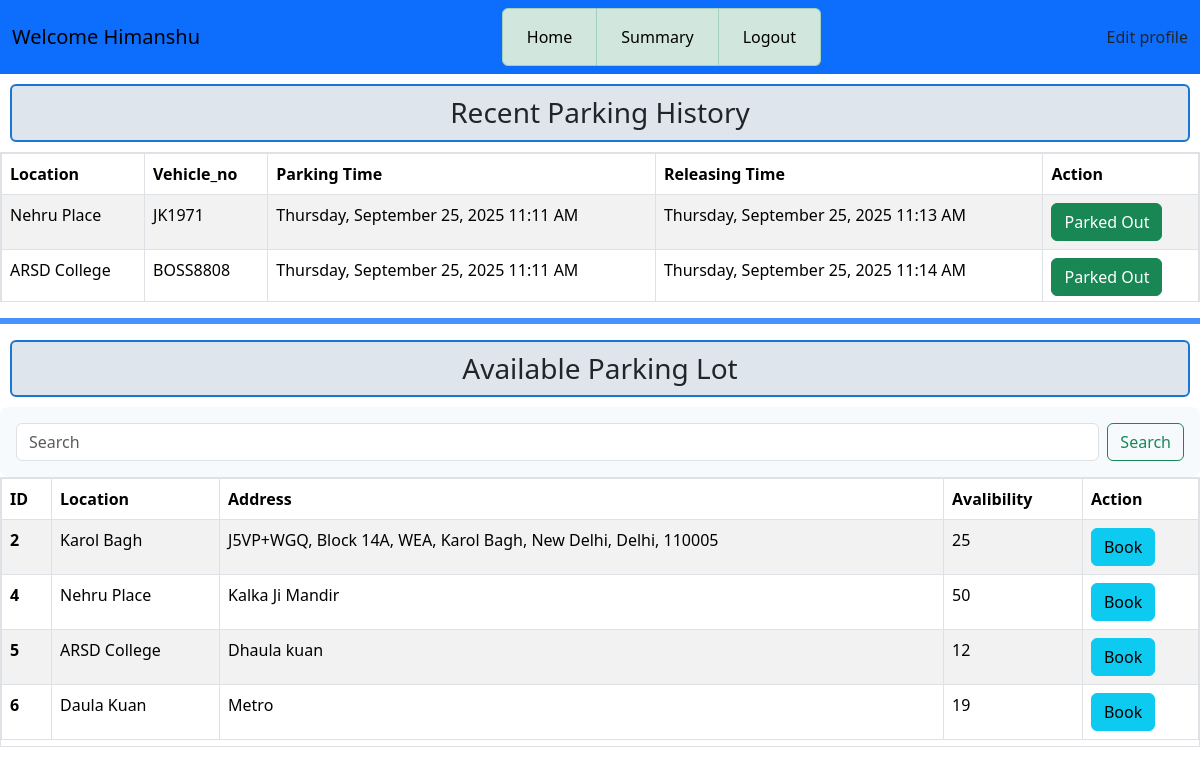
The page /user_dashboard/3 on the database its author committed.
### application/models.py (models this page shows)
class Users(db.Model):
    id = db.Column(db.Integer, primary_key=True, autoincrement=True)
    email = db.Column(db.String(50), unique=True, nullable=False)
    password = db.Column(db.String(50), nullable=False)
    fullname = db.Column(db.String(50), nullable=False)
    address = db.Column(db.String(400), nullable=False)
    pincode = db.Column(db.String(10), nullable=False)
    type = db.Column(db.String(10), nullable=False, default="user")  # 'user' or 'admin'

class Reserve(db.Model):
    id = db.Column(db.Integer, primary_key=True, autoincrement=True)
    user_id = db.Column(db.Integer, db.ForeignKey('users.id'), nullable=False)
    lot_id = db.Column(db.Integer, db.ForeignKey('lots.id'), nullable=False)
    spot_id = db.Column(db.String, db.ForeignKey('spots.id'), nullable=False)
    start_time = db.Column(db.DateTime)
    end_time = db.Column(db.DateTime)
    total_time = db.Column(db.Float)  # in hours
    location = db.Column(db.String(200), nullable=False)
    status = db.Column(db.String, default="released") # released or occupied
    cost = db.Column(db.Float)
    vehicle_no = db.Column(db.String(20), nullable=False)

class Spots(db.Model):
    id = db.Column(db.String, primary_key=True)
    lot_id = db.Column(db.Integer, db.ForeignKey('lots.id'), nullable=False)
    status = db.Column(db.String, default="Available") # Available or Unavailable

class Lots(db.Model):
    id = db.Column(db.Integer, primary_key=True , autoincrement=True)
    location = db.Column(db.String(200), unique=True, nullable=False)
    price = db.Column(db.Integer, nullable=False)
    available_spots = db.Column(db.Integer, nullable=False)
    total_spots = db.Column(db.Integer, nullable=False)
    address = db.Column(db.String(400), nullable=False)
    pincode = db.Column(db.String(10), nullable=False)
    details = db.relationship('Spots', backref='lot', cascade="all, delete-orphan")

### application/controllers.py (the view)
@app.route('/user_dashboard/<user_id>', methods=['GET','POST'])
def user_dashboard(user_id):
    this_user = Users.query.filter_by(id=user_id).first()
    reserve = Reserve.query.filter_by(user_id=user_id).order_by(Reserve.start_time.desc()).limit(3).all()
    search = request.form.get('search') if request.method == 'POST' else None
    if search:
        this_lot = Lots.query.filter(Lots.location.contains(search)).all()
    else:
        this_lot = Lots.query.all()
    avail_spot = []
    for lot in this_lot:
        spot = Spots.query.filter_by(lot_id=lot.id, status="Available").first()
        if spot:
            avail_spot.append({'lot': lot, 'spot': spot.id})
    return render_template('user_dash.html', this_user=this_user, this_lot=this_lot, avail_spot=avail_spot, reserve=reserve)

### templates/user_dash.html (shortened to what this page needs)
<!DOCTYPE html>
<html lang="en">
<head>
    <link rel="stylesheet" href="/static/css/style.css">
    <link href="https://cdn.jsdelivr.net/npm/bootstrap@5.3.7/dist/css/bootstrap.min.css" rel="stylesheet">
</head>
<body>
    <div id ="main">
        <div id ="canvas" class="overflow-auto">
            <nav class="navbar navbar-expand-lg bg-primary">
                <div class="container-fluid">
                    <div class="navbar-brand" >Welcome {{this_user.fullname}}</div>
                    <div class="collapse navbar-collapse" id="navbarSupportedContent">
                        <ul class="navbar-nav mx-auto mb-2 mb-lg-0 list-group list-group-horizontal text-center">
                            <li class="nav-item list-group-item  list-group-item-success">
                                <a class="nav-link active" aria-current="page" href="/user_dashboard/{{this_user.id}}">Home</a>
                            </li>
                            <li class="nav-item list-group-item  list-group-item-success">
                                <a class="nav-link active" aria-current="page" href="/user_summary/{{this_user.id}}">Summary</a>
                            </li>
                            <li class="nav-item list-group-item  list-group-item-success">
                                <a class="nav-link active" aria-current="page" href="/login">Logout</a>
                            </li>
                        </ul>
                        <a class="nav-link active" aria-current="page" href="/edit_profile/{{this_user.id}}">Edit profile</a>
                    </div>
                </div>
            </nav>
            <div class ="top-section">
                <div id ="content" class="overflow-auto">
                        <h3 class="heading">Recent Parking History</h3>
                        <div id="table1" class="border" style="max-height:150px;overflow-y: scroll;">
                        <table class="table table-striped table-bordered" >
                            <thead>
                                <tr>
                                    <th scope="col">Location</th>
                                    <th scope="col">Vehicle_no</th>
                                    <th scope="col">Parking Time</th>
                                    <th scope="col">Releasing Time</th>
                                    <th scope="col">Action</th>
                                </tr>
                            </thead>
                                <tbody>
                                    {% for his in reserve %}
                                    <tr>
                                        <td>{{his.location}}</td>
                                        <td>{{his.vehicle_no}}</td>
                                        <td>{{his.start_time.strftime('%A, %B %d, %Y %I:%M %p') }}</td>
                                        {% if his.status == "occupied" %}
                                        <td>--</td>
                                        <td> <a href ='/release/{{his.user_id}}/{{his.lot_id}}/{{his.spot_id}}' type="button" class="btn btn-info">Release</a></td>
                                        {% else %}
                                        <td>{{his.end_time.strftime('%A, %B %d, %Y %I:%M %p') }}</td>
                                        <td><button class="btn btn-success" type="submit">Parked Out</button></td>
                                        {% endif %}
                                    </tr>
                                    {% endfor %}
                                </tbody>
                        </table>
                        </div>
                </div>
            </div>
            <hr class="border border-primary border-3 opacity-75">
            <div class ="bottom-section">
                <div id="content2" >
                    <h3 class="heading">Available Parking Lot</h3>
                    <form class="d-flex" role="search" method="POST">
                                <input class="form-control me-2" type="search" name="search" placeholder="Search" aria-label="Search"/>
                                <button class="btn btn-outline-success" type="submit">Search</button>
                    </form>
                    <div id="table2" class="border" style="max-height: 270px;overflow-y: scroll;">
                    <table class="table table-striped table-bordered" class="overflow-auto">
                        <thead>
                            <tr>
                                <th scope="col">ID</th>
                                <th scope="col">Location</th>
                                <th scope="col">Address</th>
                                <th scope="col">Avalibility</th>
                                <th scope="col">Action</th>
                            </tr>
                        </thead>
                            <tbody>
                            {% for item in avail_spot %}
                                <tr>
                                    <th scope="row">{{item.lot.id}}</th>
                                    <td>{{item.lot.location}}</td>
                                    <td>{{item.lot.address}}</td>
                                    <td>{{item.lot.available_spots}}</td>
                                    <td>
                                        {% if item.spot %}
                                        <a href ='/book_spot/{{this_user.id}}/{{item.lot.id}}/{{item.spot}}' type="button" class="btn btn-info">Book</a>
                                        {% else %}
                                        <span class="text-danger">No spot available</span>
                                        {% endif %}
                                    </td>
                                </tr>
                            {% endfor %}
                            </tbody>
                    </table>
                    </div>
                </div>
            </div>
        </div>
    </div>
</body>
</html>

### static/css/style.css (style rules this page uses)
body { background: #d6d9e6; font-family: Arial, sans-serif; }
.heading { margin:3px; text-align: center; padding-left: 3px; margin: 10px; border: 2px solid #1976d2; padding: 10px; border-radius: 6px; margin-bottom: 10px; background: #dee5ec; }
.d-flex { border-radius: 8px; padding: 16px; background: #f7fafd; }

### rows shown on the page
Users: fullname "Himanshu"
Reserve: location "Nehru Place", vehicle_no "JK1971", start_time "Thursday, September 25, 2025 11:11 AM", end_time "Thursday, September 25, 2025 11:13 AM"
Reserve: location "ARSD College", vehicle_no "BOSS8808", start_time "Thursday, September 25, 2025 11:11 AM", end_time "Thursday, September 25, 2025 11:14 AM"
Spots: lot.id "2", lot.location "Karol Bagh", lot.address "J5VP+WGQ, Block 14A, WEA, Karol Bagh, New Delhi, Delhi, 110005", lot.available_spots "25"
Spots: lot.id "4", lot.location "Nehru Place", lot.address "Kalka Ji Mandir", lot.available_spots "50"
Spots: lot.id "5", lot.location "ARSD College", lot.address "Dhaula kuan", lot.available_spots "12"
Spots: lot.id "6", lot.location "Daula Kuan", lot.address "Metro", lot.available_spots "19"
